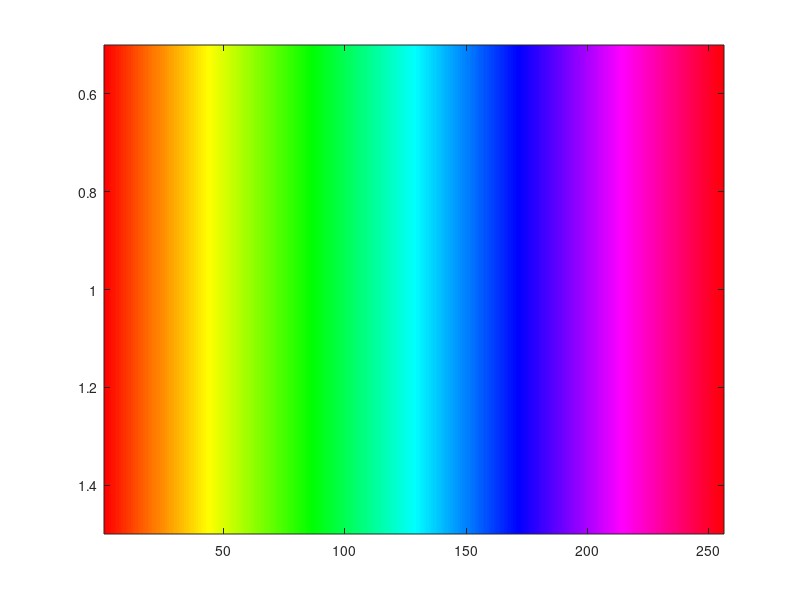
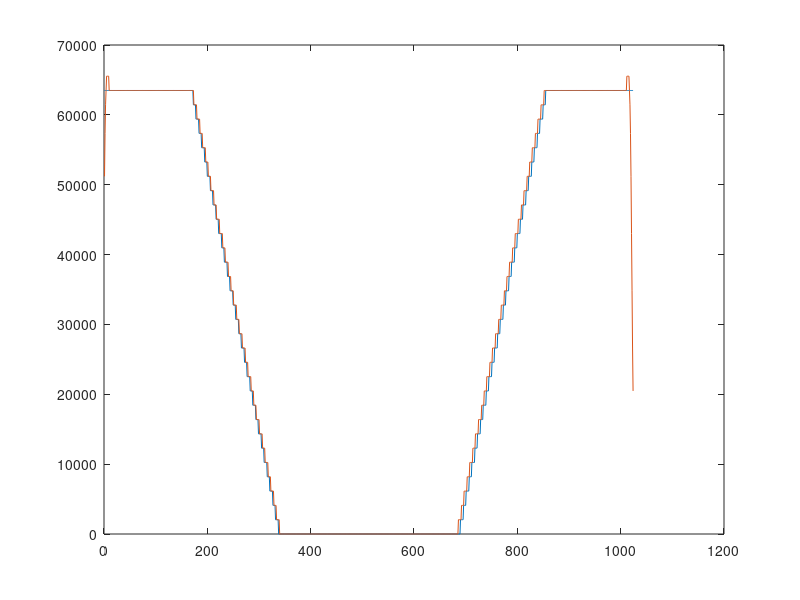
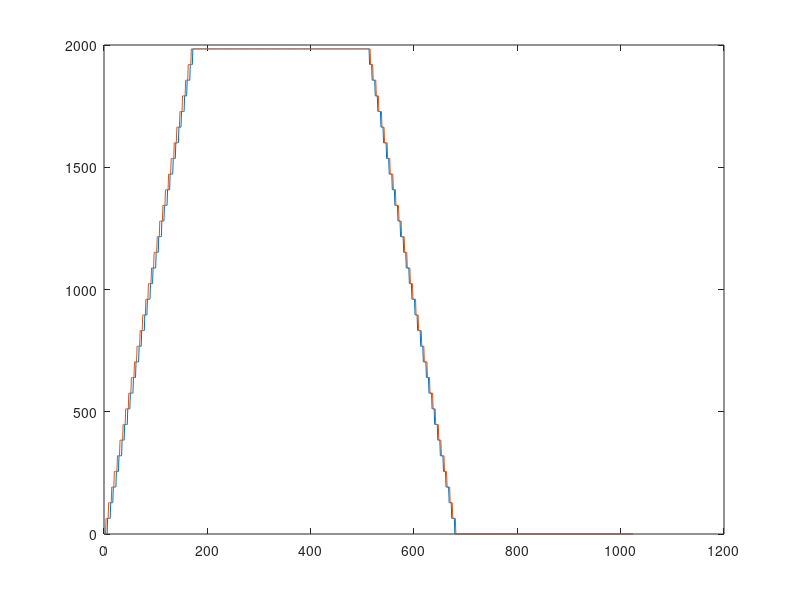
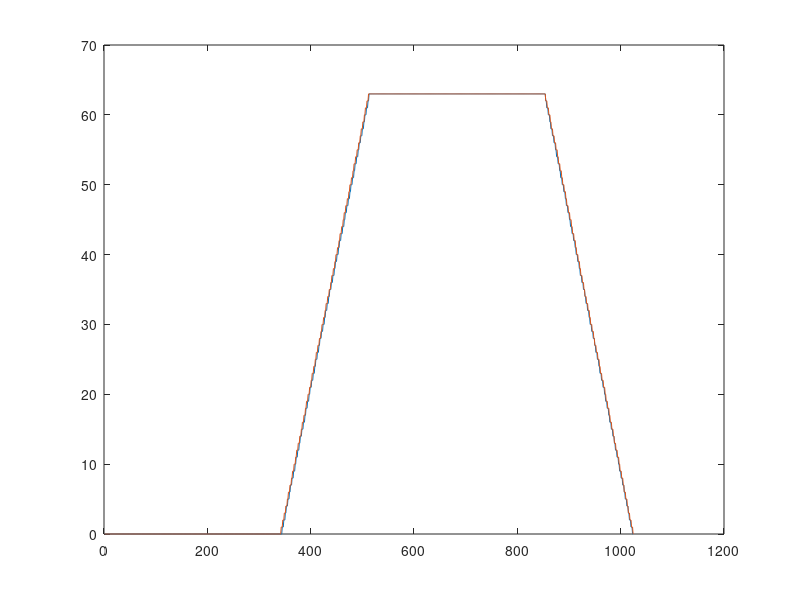

Source code (MATLAB) for these figures, in order: (Note: this script raises an error after producing the figures.)
% Makes colour map look-up-tables.
% Each are 16 bits wide.
% One is a 1024 point HSV,
% the other is a 1024 point 8 colours (for Spartan3)
% Red occupies bits (15:11), Green (10:6), Blue (5:0)

N = 256;

h = colormap(hsv(N));
close all;

n = [1:N];

%colormap(hsv(N));

%figure; plot(n);

r = cast(round(interp(h(:,1),4)*31), 'uint16') * 32 * 64;
g = cast(round(interp(h(:,2),4)*31), 'uint16') * 64;
b = cast(round(interp(h(:,3),4)*63), 'uint16');



figure; image(n);
h = colormap(h);
n = 1:1024;

d = 171;

r2 = floor([ones(d,1) ; [1:-1/d:1/d]' ; zeros(2*d-1,1) ; [0:1/d:(d-1)/d]' ; ones(d-1,1)] * 31) * 32 * 64;
g2 = floor([[0:1/d:(d-1)/d]' ; ones(2*d-1,1) ; [1:-1/d:1/d]' ; zeros(2*d-1,1)] * 31) * 64;
b2 = floor([zeros(2*d-1,1) ; [0:1/d:(d-1)/d]' ; ones(2*d-1,1) ; [1:-1/d:1/d]'] * 63);


figure; plot(n,r2,n,r);
figure; plot(n,g2,n,g);
figure; plot(n,b2,n,b);

rgb = r2 + g2 + b2;

write_coe(rgb, 16, 'D:\PhD\VHDL\hsvcolour_lut1024x16.coe');
write_mif(rgb, 16, 'D:\PhD\VHDL\hsvcolour_lut1024x16.mif');

r8 = [zeros(512,1) ; ones(512,1)];
g8 = [zeros(256,1) ; ones(256,1) ; zeros(256,1) ; ones(256,1)];
b8 = [zeros(128,1) ; ones(128,1) ; zeros(128,1) ; ones(128,1) ; zeros(128,1) ; ones(128,1) ; zeros(128,1) ; ones(128,1)];

rgb8 = r8 * 32 * 16 * 64 + g8 * 64 * 16 + b8 * 32;

write_coe(rgb8, 16, 'D:\PhD\VHDL\colour8_lut1024x16.coe');
write_mif(rgb8, 16, 'D:\PhD\VHDL\colour8_lut1024x16.mif');